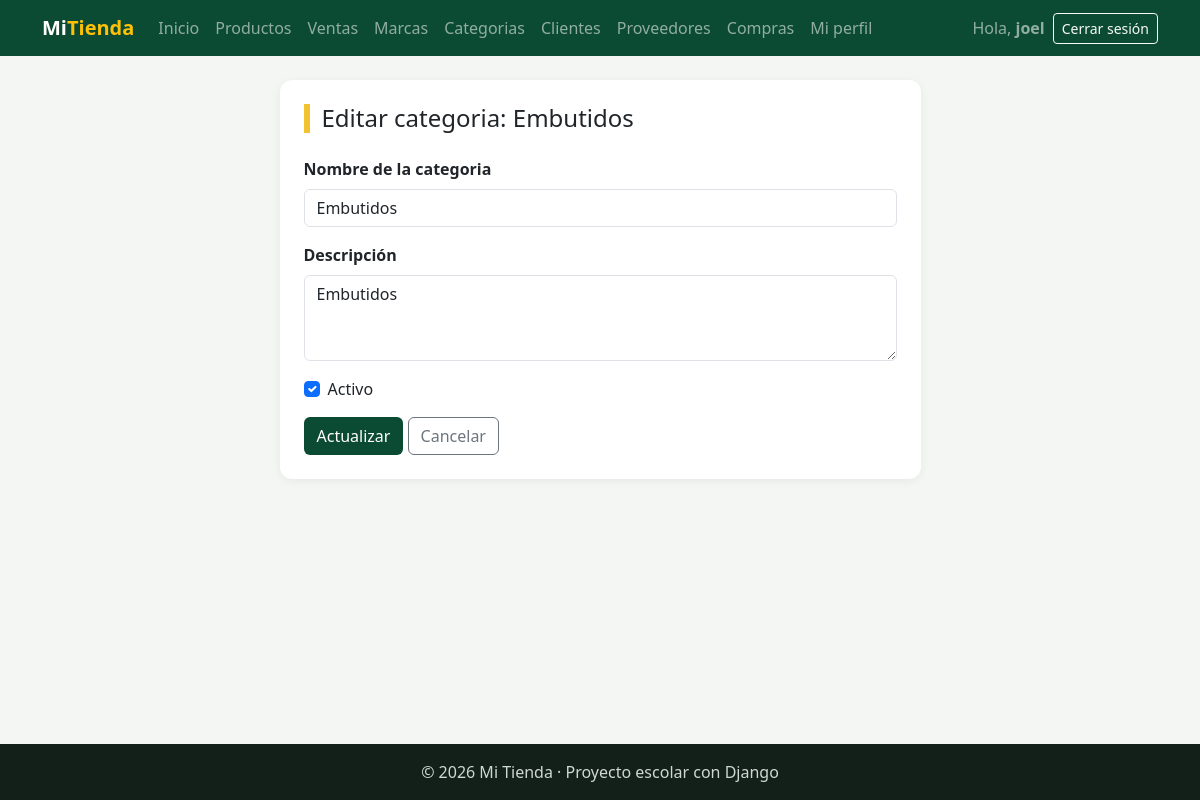
Screenshot of /facturacion/categorias/editar/1/ (signed in) with the database file from the repository.
### facturacion/models.py (models this page shows)
class Categoria(models.Model):                     # Hereda de ModeloBase (y este de models.Model)
    nombre = models.CharField(max_length=60, unique=True)
    descripcion = models.TextField("Descripción", blank=True)
    activo = models.BooleanField(default=True)
    class Meta:
        verbose_name = "Categoría"
        verbose_name_plural = "Categorías"
        ordering = ["nombre"]
    def __str__(self):
        return self.nombre

### facturacion/views.py (the view, shortened to what this page needs)
# urls.py: path("categorias/editar/<int:pk>/", views.CategoriaUpdateView.as_view(), name="categoria_editar"),
class CategoriaUpdateView(LoginRequiredMixin, UsuarioRegistroMixin, SuccessMessageMixin, UpdateView):
    model = Categoria
    form_class = CategoriaForm
    template_name = "facturacion/categoria_form.html"
    success_url = reverse_lazy("facturacion:categoria_lista")
    success_message = "Categoria «%(nombre)s» actualizada."
    extra_context = {"titulo": "Editar categoria", "boton": "Actualizar"}

### facturacion/forms.py
class CategoriaForm(forms.ModelForm):
 class Meta:
        model = Categoria
        fields = ["nombre", "descripcion", "activo"]
        labels = {
            "nombre": "Nombre de la categoria",
        }
        widgets = {
            "nombre": forms.TextInput(attrs={"class": "form-control", "placeholder": "Ej: fruta"}),
            "descripcion": forms.Textarea(attrs={"class": "form-control", "rows": 3}),
            "activo": forms.CheckboxInput(attrs={"class": "form-check-input"}),
        }

### facturacion/templates/facturacion/categoria_form.html (shortened to what this page needs)
{% extends "base.html" %}
{% block contenido %}
<div class="row justify-content-center">
    <div class="col-lg-7">
        <div class="tarjeta">
            <h1 class="h4 titulo-pagina mb-4">{{ titulo }}{% if object %}: {{ object }}{% endif %}</h1>
            <form method="post" novalidate>
                {% for campo in form %}
                    {% if campo.field.widget.input_type == "checkbox" %}
                    <div class="form-check mb-3">{{ campo }} <label class="form-check-label" for="{{ campo.id_for_label }}">{{ campo.label }}</label></div>
                    {% else %}
                    <div class="mb-3">
                        <label class="form-label fw-semibold" for="{{ campo.id_for_label }}">{{ campo.label }}</label>
                        {{ campo }}
                    </div>
                    {% endif %}
                {% endfor %}
                <button type="submit" class="btn btn-verde">{{ boton }}</button>
                <a href="{% url 'facturacion:categoria_lista' %}" class="btn btn-outline-secondary">Cancelar</a>
            </form>
        </div>
    </div>
</div>
{% endblock %}

### templates/base.html (shortened to what this page needs)
{% load static %}
<!DOCTYPE html>
<html lang="es">
<head>
    <link href="https://cdn.jsdelivr.net/npm/bootstrap@5.3.3/dist/css/bootstrap.min.css" rel="stylesheet">
    <link rel="stylesheet" href="{% static 'css/estilos.css' %}">
</head>
<body>
    <nav class="navbar navbar-expand-lg navbar-dark barra">
        <div class="container">
            <a class="navbar-brand fw-bold" href="{% url 'home' %}">Mi<span class="text-warning">Tienda</span></a>
            <div class="collapse navbar-collapse" id="menu">
                <ul class="navbar-nav me-auto">
                    <li class="nav-item"><a class="nav-link" href="{% url 'home' %}">Inicio</a></li>
                    {% if user.is_authenticated %}
                        <li class="nav-item"><a class="nav-link" href="{% url 'facturacion:producto_lista' %}">Productos</a></li>
                        <li class="nav-item"><a class="nav-link" href="{% url 'facturacion:venta_lista' %}">Ventas</a></li>
                        <li class="nav-item"><a class="nav-link" href="{% url 'facturacion:marca_lista' %}">Marcas</a></li>
                        <li class="nav-item"><a class="nav-link" href="{% url 'facturacion:categoria_lista' %}">Categorias</a></li>
                        <li class="nav-item"><a class="nav-link" href="{% url 'facturacion:cliente_lista' %}">Clientes</a></li>
                        <li class="nav-item"><a class="nav-link" href="{% url 'facturacion:proveedor_lista' %}">Proveedores</a></li>
                        <li class="nav-item"><a class="nav-link" href="{% url 'facturacion:compra_lista' %}">Compras</a></li>
                        <li class="nav-item"><a class="nav-link" href="{% url 'facturacion:mi_perfil' %}">Mi perfil</a></li>
                    {% endif %}
                </ul>
                <ul class="navbar-nav align-items-lg-center gap-2">
                    {% if user.is_authenticated %}
                        <li class="nav-item navbar-text">Hola, <b>{{ user.username }}</b></li>
                        <li class="nav-item">
                            <form method="post" action="{% url 'logout' %}" class="m-0">
                                <button type="submit" class="btn btn-sm btn-outline-light">Cerrar sesión</button>
                            </form>
                        </li>
                    {% else %}
                        <li class="nav-item"><a class="nav-link" href="{% url 'login' %}">Ingresar</a></li>
                        <li class="nav-item"><a class="btn btn-sm btn-warning" href="{% url 'registro' %}">Crear cuenta</a></li>
                    {% endif %}
                </ul>
            </div>
        </div>
    </nav>
    <main class="container py-4">
        {% block contenido %}{% endblock %}
    </main>
    <footer class="pie text-center py-3">© 2026 Mi Tienda · Proyecto escolar con Django</footer>
</body>
</html>

### static/css/estilos.css (style rules this page uses)
:root { --verde: #0c4b33; --verde-claro: #2f9e6e; --amarillo: #f2c230; }
body { background-color: #f3f6f2; min-height: 100vh; display: flex; flex-direction: column; }
main { flex: 1; }
.barra { background-color: var(--verde); }
.titulo-pagina { border-left: 6px solid var(--amarillo); padding-left: 12px; }
.tarjeta { background: white; border-radius: 12px; padding: 24px; box-shadow: 0 2px 10px rgba(0,0,0,.06); }
.btn-verde { background-color: var(--verde); color: white; }
.pie { background-color: #13201a; color: #cfd8d3; }

### rows the page displays
Categoria: nombre "Embutidos", form "Embutidos" "Embutidos", form "☑"

### other values shown
{{ user.username }} "joel"
{{ titulo }} "Editar categoria"
{{ campo.label }} "Nombre de la categoria" "Descripción"
{{ campo.label }} "Activo"
{{ boton }} "Actualizar"
